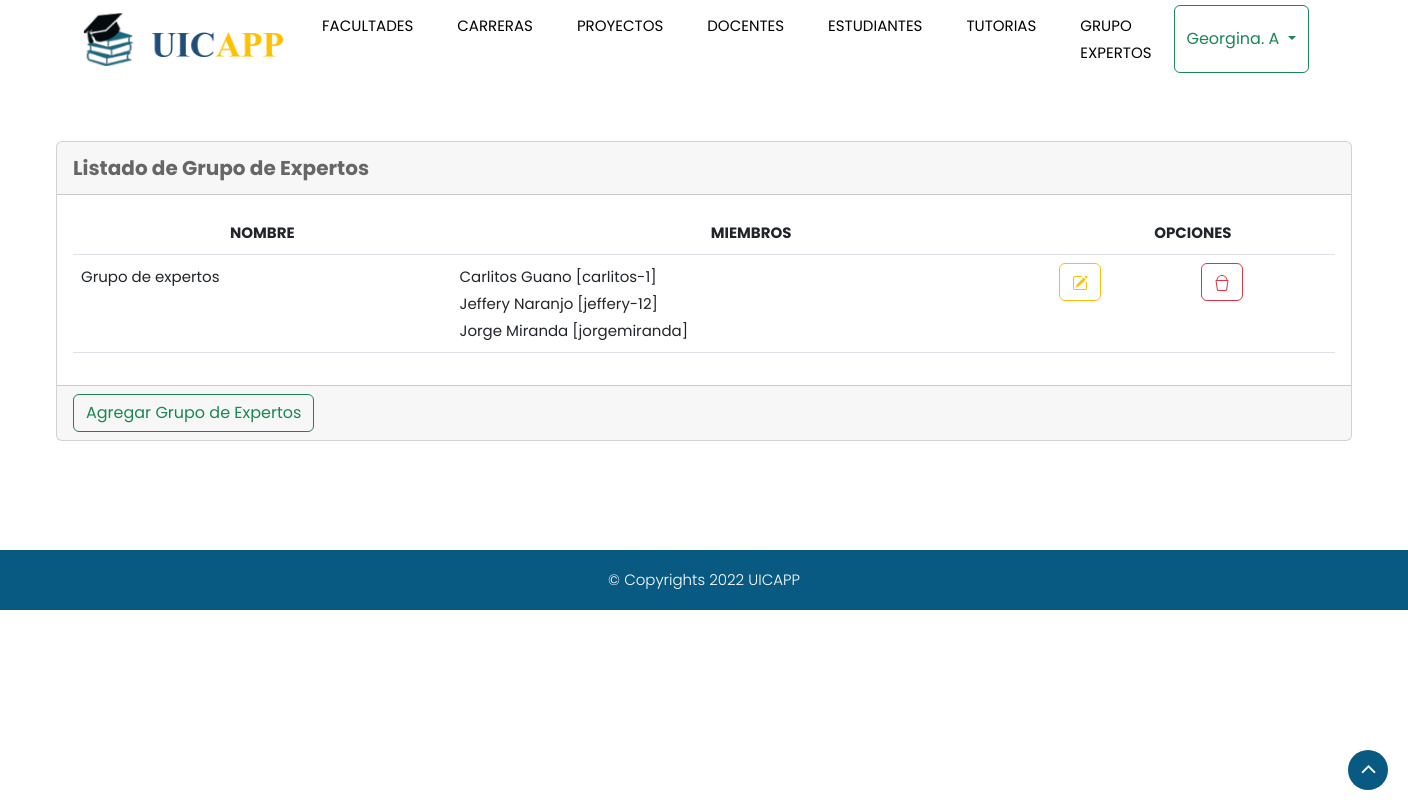
The page /app/grupoExpertos/ (signed in) on the database its author committed.
### Usuarios/models.py (models this page shows, shortened)
class Usuarios(AbstractUser):
    @deconstructible
    class UnicodeUsernameValidator(validators.RegexValidator):
        regex = r'^[\w.@+-]+\Z'
        message = (
            'Enter a valid username. This value may contain only letters, '
            'numbers, and @/./+/-/_ characters.'
        )
        flags = 0
    modalidades = [
        ('1','Trabajo de Integración Curricular (TIC)'),
        ('2','Examen con Carácter Complexivo (ECC)')
    ]
    imagen = models.ImageField(verbose_name='Imagen', upload_to='users', null = True, blank = True)
    perfil = models.ForeignKey(Perfiles, verbose_name='Perfil', default='Estudiante', on_delete=CASCADE, null=True, blank=True)
    celular = models.CharField(max_length=10, verbose_name='Celular')
    modalidad = models.CharField(choices=modalidades,max_length=1, null = True, blank = True)
    username_validator = UnicodeUsernameValidator
    idCarrera = models.ForeignKey(Carrera, verbose_name='Carrera', on_delete=CASCADE, null=True, blank=True)
    token = models.CharField(max_length=36, blank=True, null=True, editable=False)
    username = models.CharField(
        ('Usuario'),
        max_length=13,
        unique=True,
        help_text=('Se requiere al menos 10 catacteres'),
        error_messages={
            'unique': ("Un usuario con esta cédula ya se encuentra registrado"),
        },
    )
    def __str__(self):
        return '{} {} [{}]'.format(self.first_name, self.last_name, self.username)
    def getAlias(self):
        return '{}. {}'.format(self.first_name, self.last_name[0])

### App/models.py (models this page shows, shortened)
class GrupoExperto(models.Model):
    nombre = models.CharField(max_length=40, verbose_name='Nombre del grupo', primary_key=True)
    idDocentes = models.ManyToManyField(Usuarios, verbose_name='Docentes')
    def getMiembros(self):
        ul = ''
        for docentes in self.idDocentes.all():
            ul += f'<li> {docentes} </li>'
        ul = f'<ul>{ul}</ul>'
        return ul

### App/Modules/GrupoExperto/view.py (the view)
# urls.py: path('app/grupoExpertos/',  listarGrupoExpertos.as_view(), name='grupoExpertos'),
class listarGrupoExpertos(LoginRequiredMixin, ListView):
    model = modelo
    template_name = 'GrupoExperto/listado.html'
    def dispatch(self, request, *args, **kwargs):
        return super().dispatch(request, *args, **kwargs)
    def get_context_data(self, **kwargs):
        context = super().get_context_data(**kwargs)
        context['encabezado'] = ['nombre', 'Miembros']
        context['items'] = modelo.objects.all()
        context['title'] = f'{entidad}'
        context['listado'] = f'Listado de {entidad}'
        return context

### Usuarios/models.py (called while the page is built)
    def __str__(self) -> str:
        return '{}'.format(self.nombre)

### App/Modules/GrupoExperto/listado.html (shortened to what this page needs)
{% extends 'Views/header.html'  %}
{% load static %}
{% block content %}
<div class="container" style="margin-top: 10%; align-content: center;" >
    <div class="card">
        <div class="card-header">
            <b style="font-size: 20px;" > {{listado}} </b>
        </div>
        <div class="card-body">
            <table class="table table-hover table-responsive'>
                <thead class="table-light ">
                    <tr style="text-align: center;" >
                        {% for titulo in encabezado %}
                            <th class="header" scope="col">{{ titulo | upper }}</th>
                        {% endfor %}
                        <th class="header" scope="col" colspan="2" >OPCIONES</th>
                    </tr>
                <tbody class="fija1">
                    {% for item in items %}
                        <tr>
                            <td class="header" scope="col">{{ item.nombre }} </td>
                            <td class="header" scope="col">{{ item.getMiembros | safe }} </td>
                            <td class="header" scope="col">
                                <a type="button" href='edit/{{item.pk}}' class="btn btn-outline-warning" title="Editar Registro" >
                                </a>
                            </td>
                            <td class="header" scope="col">
                                <a type="button" href="delete/{{item.pk}}" class="btn btn-outline-danger" title="Eliminar Registro" >
                                </a>
                            </td>
                        </tr>
                    {% endfor %}
                </tbody>
            </table>
        </div>
        <div class="card-footer">
            <a href="add" class="btn btn-outline-success">Agregar {{title}} </a>
        </div>
    </div>
</div>
<br><br>
<br><br>
{% endblock content %}

### App/Templates/Views/header.html (shortened to what this page needs)
{% load static %}
<!DOCTYPE html>
<html lang="en">
<head>
    <link rel="stylesheet" href="{% static 'css/bootstrap.min.css' %}" />
    <link rel="stylesheet" href="{% static 'css/pogo-slider.min.css' %}" />
    <link rel="stylesheet" href="{% static 'css/style.css' %}" />
    <link rel="stylesheet" href="{% static 'css/responsive.css' %}" />
    <link rel="stylesheet" href="{% static 'css/custom.css' %}" />
    <link rel="stylesheet" href="https://cdn.datatables.net/1.12.1/css/jquery.dataTables.min.css" />
</head>
<body id="home" data-spy="scroll" data-target="#navbar-wd" data-offset="98">
    <header class="top-header">
        <nav class="navbar header-nav navbar-expand-lg">
            <div class="container-fluid">
                <a class="navbar-brand" href="/admin"><img src="{% static 'images/logo.png' %}" alt="image"></a>
                <div class="collapse navbar-collapse justify-content-end" id="navbar-wd">
                    <ul class="navbar-nav">
                        {% block nav %}
                        {% if request.user.perfil.nombre == 'Admin' %}
                            <li><a class="nav-link" href="{% url 'app:facultades' %}">Facultades</a></li>
                            <li><a class="nav-link" href="{% url 'app:carreras' %}">Carreras</a></li>
                            <li><a class="nav-link" href="{% url 'app:proyectos' %}">Proyectos</a></li>
                            <li><a class="nav-link" href="{% url 'app:docentes' %}">Docentes</a></li>
                            <li><a class="nav-link" href="{% url 'app:estudiantes' %}">Estudiantes</a></li>
                            <li><a class="nav-link" href="{% url 'app:tutorias' %}">Tutorias</a></li>
                            <li><a class="nav-link" href="{% url 'app:grupoExpertos' %}">Grupo Expertos</a></li>
                        {% elif request.user.perfil.nombre == 'Estudiante' %}
                            <li><a class="nav-link" href="{% url 'app:proyectos' %}">Proyectos</a></li>
                            <li><a class="nav-link" href="{% url 'app:listaVerificaciones' %}">CheckList</a></li>
                        {% else %}
                            <li><a class="nav-link active" href="{% url 'app:index' %}">Inicio</a></li>
                            <li><a class="nav-link" href="">Documentación General</a></li>
                            <li><a class="nav-link" href="">Misión</a></li>
                            <li><a class="nav-link" href="">Visión</a></li>
                            <li><a class="nav-link" href="">UPEC</a></li>
                        {% endif %}
                        <div class="btn-group">
                            {% if request.user.pk %}
                            <button type="button" class="btn btn-outline-success dropdown-toggle" data-toggle="dropdown" aria-haspopup="true" aria-expanded="false">
                              {{request.user.getAlias}}
                            </button>
                            {% else %}
                            <a type="button" href="{% url 'app:login' %}" class="btn btn-outline-secondary" aria-haspopup="true" aria-expanded="true">
                              Iniciar Sesión
                            </a>
                            {% endif %}
                        </div>
                        {% endblock nav %}
                    </ul>
                </div>
            </div>
        </nav>
    </header>
    {% block content %}{% endblock content %}
    <div class="footer_bottom">
        <div class="container">
            <div class="row">
                <div class="col-12">
                    <p class="crp">© Copyrights 2022 UICAPP</p>
                </div>
            </div>
        </div>
    </div>
    <a href="#" id="scroll-to-top" class="hvr-radial-out"><i class="fa fa-angle-up"></i></a>
</body>
</html>

### static/css/style.css (style rules this page uses)
body { color: #666666; font-size: 15px; font-family: 'Poppins', sans-serif; line-height: 1.80857; overflow-x: hidden !important; }
a { color: #1f1f1f; text-decoration: none !important; outline: none !important; -webkit-transition: all .3s ease-in-out; -moz-transition: all .3s ease-in-out; -ms-transition: all .3s ease-in-out; -o-transition: all .3s ease-in-out; transition: all .3s ease-in-out; }
a { color: #1f1f1f; text-decoration: none; outline: none; }
a, .btn { text-decoration: none !important; outline: none !important; -webkit-transition: all .3s ease-in-out; -moz-transition: all .3s ease-in-out; -ms-transition: all .3s ease-in-out; -o-transition: all .3s ease-in-out; transition: all .3s ease-in-out; }
ul, li, ol { list-style: none; margin: 0px; padding: 0px; }
#scroll-to-top { width: 40px; height: 40px; position: fixed; bottom: 10px; right: 20px; display: flex !important; justify-content: center; font-size: 25px; border-radius: 0; transition: .2s; letter-spacing: 1px; text-align: center; line-height: 40px; color: #ffffff; font-weight: 900; border-radius: 100%; }
#scroll-to-top i.fa.fa-angle-up { position: relative; top: 6px; left: 6px; }
.top-header .navbar { padding: 5px 0px; }
.top-header { position: absolute; top: 0px; left: 0px; z-index: 20; background-position: left; background-repeat: no-repeat; background-color: #fff; background-size: auto 100%; width: 90%; margin: 0 5%; }
.top-header .navbar .navbar-collapse ul li a { text-transform: uppercase; font-size: 15px; padding: 7px 20px; position: relative; font-weight: 400; overflow: hidden; color: #000; }
a.navbar-brand { left: 0; position: relative; }
a.navbar-brand img { height: 55px; }
.top-header .navbar .navbar-collapse ul li { margin: 0 2px; }
.top-header #navbar-wd { padding-right: 100px; }
.hvr-radial-out { display: inline-block; vertical-align: middle; -webkit-transform: perspective(1px) translateZ(0); transform: perspective(1px) translateZ(0); box-shadow: 0 0 1px rgba(0, 0, 0, 0); position: relative; overflow: hidden; background: #095a83; -webkit-transition-property: color; transition-property: color; -webkit-transition-duration: 0.3s; transition-duration: 0.3s; color: #fff; float: left; width: 165px; height: 45px; text-align: center; line-height: 45px; margin-top: 20px; font-weight: 600; text-indent: -10px; }
.hvr-radial-out:after { content: ""; display: flex; width: 25px; height: 100px; background: #fff; position: absolute; z-index: 11; top: 0; right: -6px; transform: skew(-20deg); }
.hvr-radial-out::before { content: ""; position: absolute; z-index: -1; top: 0; left: 0; right: 0; bottom: 0; background: #070500; border-radius: 100%; -webkit-transform: scale(0); transform: scale(0); -webkit-transition-property: transform; transition-property: transform; -webkit-transition-duration: 0.3s; transition-duration: 0.3s; -webkit-transition-timing-function: ease-out; transition-timing-function: ease-out; }
a#scroll-to-top::after { display: none; }
p { margin-top: 5px; margin-bottom: 1rem; font-size: 16px; font-weight: 300; line-height: 30px; color: #4a4a49; }
.footer_bottom { background: #095a83; padding: 15px 0; }
.footer_bottom p.crp { float: left; margin: 0; color: #fff; font-size: 15px; width: 100%; text-align: center; }

### static/css/timeline.css (style rules this page uses)
* { box-sizing: border-box; }

### rows shown on the page
Usuarios: user.getAlias "Georgina. A"
GrupoExperto: nombre "Grupo de expertos", getMiembros "Carlitos Guano [carlitos-1] Jeffery Naranjo [jeffery-12] Jorge Miranda [jorgemiranda]"

### other values the page prints
{{ listado }} "Listado de Grupo de Expertos"
{{ titulo | upper }} "NOMBRE" "MIEMBROS"
{{ title }} "Grupo de Expertos"
